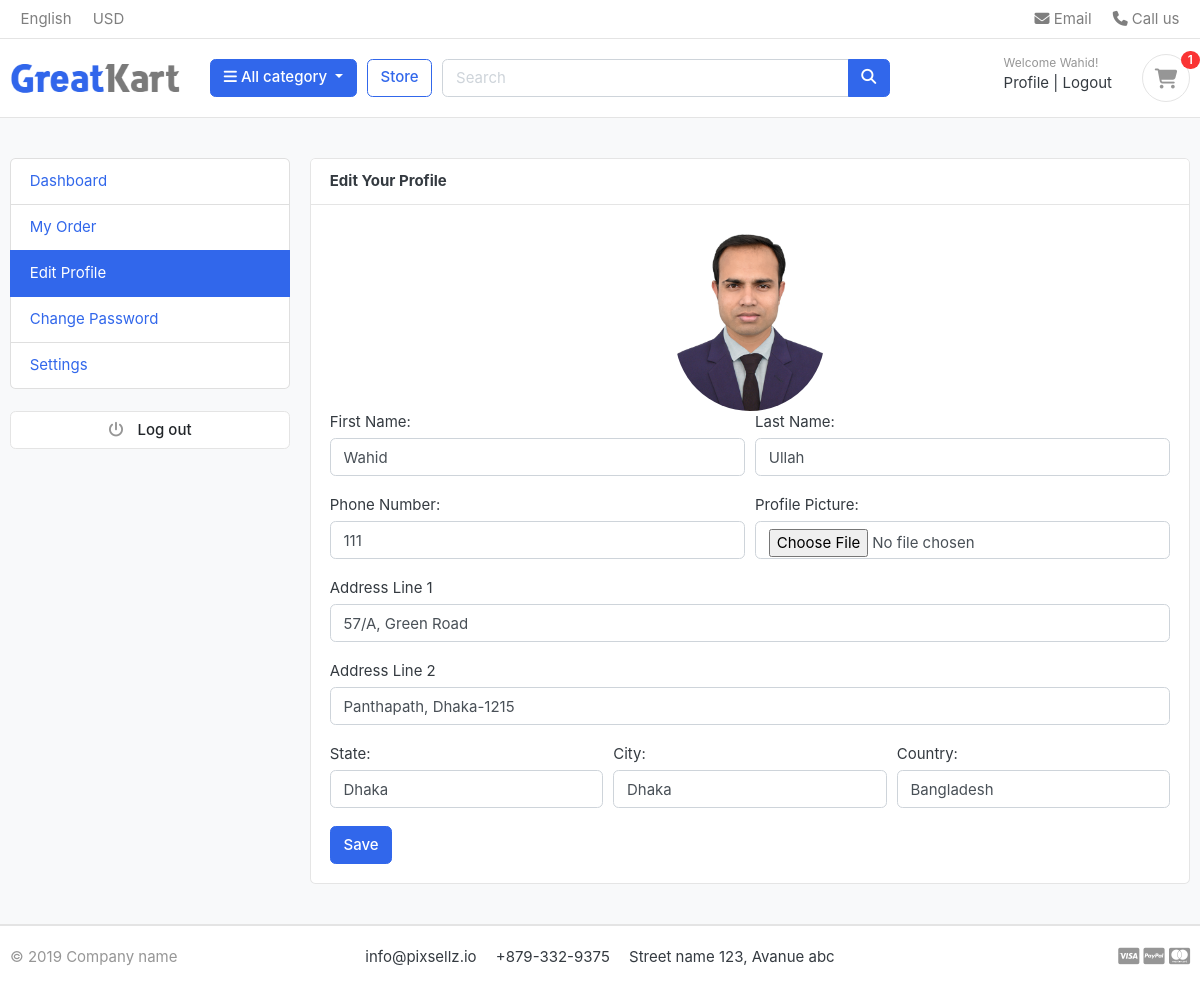
Page /account/edit_profile/ (signed in) on the committed database.
### account/models.py (models this page shows, shortened)
class Account(AbstractBaseUser):
    first_name = models.CharField(max_length=50)
    last_name = models.CharField(max_length=50)
    username = models.CharField(max_length=50, unique=True)
    email = models.EmailField(max_length=100, unique=True)
    phone_number = models.CharField(max_length=50)
    date_joined = models.DateTimeField(auto_now_add=True)
    last_login = models.DateTimeField(auto_now_add=True)
    is_admin = models.BooleanField(default=False)
    is_staff = models.BooleanField(default=False)
    is_active = models.BooleanField(default=False)
    is_superadmin = models.BooleanField(default=False)
    USERNAME_FIELD = 'email'
    REQUIRED_FIELDS = ['username', 'first_name', 'last_name']
    objects = MyAccountManager()

class UserProfile(models.Model):
    user = models.OneToOneField(Account, on_delete=models.CASCADE)
    address_line_1 = models.CharField(max_length=100, blank=True)
    address_line_2 = models.CharField(max_length=100, blank=True)
    profile_image = models.ImageField(upload_to='front/user_image')
    city = models.CharField(max_length=50, blank=True)
    state = models.CharField(max_length=50, blank=True)
    country = models.CharField(max_length=50, blank=True)

### account/views.py (the view)
# urls.py: path('edit_profile/', views.edit_profile, name='edit_profile'),
@login_required
def edit_profile(request):
    user_profile = get_object_or_404(UserProfile, user=request.user)
    if request.method == 'POST':
        user_form = UserForm(request.POST, instance = request.user)
        profile_form = UserProfileForm(request.POST, request.FILES, instance = user_profile)
        if user_form.is_valid() and profile_form.is_valid():
            user_form.save()
            profile_form.save()
            messages.success(request, f"profile updated successfully")
    else:
        user_form = UserForm(instance=request.user)
        profile_form = UserProfileForm(instance = user_profile)
    context = {
        'user_form': user_form,
        'profile_form': profile_form,
        'user_profile': user_profile
    }
    return render(request, 'account/edit_profile.html', context)

### account/forms.py
class UserForm(forms.ModelForm):
    class Meta:
        model = Account
        fields = ('first_name', 'last_name', 'phone_number')
    def __init__(self, *args, **kwargs):
        super(UserForm, self).__init__(*args, **kwargs)
        for field in self.fields:
            self.fields[field].widget.attrs['class'] = 'form-control'

class UserProfileForm(forms.ModelForm):
    profile_image = forms.ImageField(required=False, error_messages = {'invalid': {"Image files only"}}, widget=forms.FileInput)
    class Meta:
        model = UserProfile
        fields = ('address_line_1', 'address_line_2', 'profile_image', 'city', 'state', 'country')
    def __init__(self, *args, **kwargs):
        super(UserProfileForm, self).__init__(*args, **kwargs)
        for field in self.fields:
            self.fields[field].widget.attrs['class'] = 'form-control'

### cart/context_processors.py (called while the page is built)
def counter(request):
    cart_count = 0
    if 'admin' in request.path:
        return {}
    else:
        try:
            cart = Cart.objects.filter(cart_id=_cart_id(request))
            if request.user.is_authenticated:
                cart_items = CartItem.objects.all().filter(user=request.user)
            else:
                cart_items = CartItem.objects.all().filter(cart=cart[:1])
            for cart_item in cart_items:
                cart_count += cart_item.quantity
        except Cart.DoesNotExist:
            cart_count = 0
    return dict(cart_count=cart_count)

### cart/views.py (called while the page is built)
def _cart_id(request):
    cart = request.session.session_key
    if not cart:
        request.session.create()  # it does not return anything. that is why `cart = request.session.create()` will not work
        cart = request.session.session_key
    return cart  # Ultimately return cart

### category/context_processors.py (called while the page is built)
def manu_links(request):
    links = Category.objects.all().filter(is_active=True)
    return dict(links=links)

### category/models.py (called while the page is built)
    def get_url(self):
        return reverse('store:products_by_category', args=[self.slug])

### templates/account/edit_profile.html (shortened to what this page needs)
{% extends 'base.html' %}
{% load static %}
{% block body_block %}
<section class="section-conten padding-y bg">
    <div class="container">
        <div class="row">
            {% include 'partials/dashboard_include.html' %}
            <main class="col-md-9">
                <article class="card">
                    <header class="card-header">
                        <strong class="d-inline-block mr-3">Edit Your Profile</strong>
                    </header>
                    <div class="table-responsive">
                        <div class="card-body">
                            <div class="text-center">
                                <img src="{{user_profile.profile_image.url}}" alt="Profile Picture" width="150" style="border-radius:75px;">
                            </div>
                            <form action="" method="POST" enctype="multipart/form-data">
                                <div class="form-row">
                                    <div class="form-group col-md-6">
                                        <label>First Name:</label>
                                        {{user_form.first_name}}
                                    </div>
                                    <div class="form-group col-md-6">
                                        <label>Last Name:</label>
                                        {{user_form.last_name}}
                                    </div>
                                </div>
                                <div class="form-row">
                                    <div class="form-group col-md-6">
                                        <label>Phone Number:</label>
                                        {{user_form.phone_number}}
                                    </div>
                                    <div class="form-group col-md-6">
                                        <label>Profile Picture:</label>
                                        {{profile_form.profile_image}}
                                    </div>
                                </div>
                                <div class="form-group">
                                    <label>Address Line 1</label>
                                    {{profile_form.address_line_1}}
                                </div>
                                <div class="form-group">
                                    <label>Address Line 2</label>
                                    {{profile_form.address_line_2}}
                                </div>
                                <div class="form-row">
                                    <div class="form-group col-md-4">
                                        <label>State:</label>
                                        {{profile_form.state}}
                                    </div>
                                    <div class="form-group col-md-4">
                                        <label>City:</label>
                                        {{profile_form.city}}
                                    </div>
                                    <div class="form-group col-md-4">
                                        <label>Country:</label>
                                        {{profile_form.country}}
                                    </div>
                                </div>
                                <input type="submit" value="Save" class="btn btn-primary">
                            </form>
                        </div>
                    </div>
                </article>
            </main>
        </div>
    </div>
</section>
{% endblock %}

### templates/partials/header.html (shortened to what this page needs)
{% load static %}
<header class="section-header">
    <nav class="navbar p-md-0 navbar-expand-sm navbar-light border-bottom">
        <div class="container">
            <div class="collapse navbar-collapse" id="navbarTop4">
                <ul class="navbar-nav mr-auto">
                    <li class="nav-item dropdown">
                        <a href="#" class="nav-link"> English </a>
                    </li>
                    <li class="nav-item dropdown">
                        <a href="#" class="nav-link"> USD </a>
                    </li>
                </ul>
                <ul class="navbar-nav">
                    <li><a href="#" class="nav-link"> <i class="fa fa-envelope"></i> Email </a></li>
                    <li><a href="#" class="nav-link"> <i class="fa fa-phone"></i> Call us </a></li>
                </ul>
            </div>
        </div>
    </nav>
    <section class="header-main border-bottom">
        <div class="container">
            <div class="row align-items-center">
                <div class="col-lg-2 col-md-3 col-6">
                    <a href="{% url 'home' %}" class="brand-wrap">
                        <img class="logo" src="{% static 'front/images/logo.png' %}">
                    </a>
                </div>
                <div class="col-lg col-sm col-md col-6 flex-grow-0">
                    <div class="category-wrap dropdown d-inline-block float-right">
                        <button type="button" class="btn btn-primary dropdown-toggle" data-toggle="dropdown">
                            <i class="fa fa-bars"></i> All category
                        </button>
                    </div>
                </div>
                <a href="{% url 'store:store' %}" class="btn btn-outline-primary">Store</a>
                <div class="col-lg  col-md-6 col-sm-12 col">
                    <form action="{% url 'store:product_search' %}" class="search" method="GET">
                        <div class="input-group w-100">
                            <input type="text" name="keyword" class="form-control" style="width:60%;" placeholder="Search">
                            <div class="input-group-append">
                                <button class="btn btn-primary" type="submit">
                                    <i class="fa fa-search"></i>
                                </button>
                            </div>
                        </div>
                    </form>
                </div>
                <div class="col-lg-3 col-sm-6 col-8 order-2 order-lg-3">
                    <div class="d-flex justify-content-end mb-3 mb-lg-0">
                        {% if user.id is None %}
                        <div class="widget-header">
                            <small class="title text-muted">Welcome guest!</small>
                            <div>
                                <a href="{% url 'account:login'%}">Sign in</a> <span class="dark-transp"> | </span>
                                <a href="{% url 'account:register'%}"> Register</a>
                            </div>
                        </div>
                        {% else %}
                        <div class="widget-header">
                            <small class="title text-muted">Welcome {{user.first_name}}!</small>
                            <div>
                                <a href="{% url 'account:dashboard' %}">Profile</a> <span class="dark-transp"> | </span>
                                <a href="{% url 'account:logout'%}"> Logout</a>
                            </div>
                        </div>
                        {% endif %}
                        <a href="{% url 'cart:cart' %}" class="widget-header pl-3 ml-3">
                            <div class="icon icon-sm rounded-circle border"><i class="fa fa-shopping-cart"></i></div>
                            <span class="badge badge-pill badge-danger notify">{{ cart_count }}</span>
                        </a>
                    </div>
                </div>
            </div>
        </div>
    </section>
</header>

### static/front/css/ui.css (style rules this page uses)
html { font-family: "Inter", sans-serif; font-size: 15px; }
.icon-xs, .icon-sm, .icon-md, .icon-lg { display: inline-block; text-align: center; flex-shrink: 0; flex-grow: 0; }
.icon-sm { width: 48px; height: 48px; line-height: 48px !important; font-size: 20px; }
.padding-y { padding-top: 40px; padding-bottom: 40px; }
article:after, .form-group:after { display: block; clear: both; content: ""; }
.bg { background-color: #f8f9fa; }
.header-main { position: relative; padding-top: 1rem; padding-bottom: 1rem; }
.brand-wrap .logo, .navbar-brand .logo { margin-right: 7px; max-height: 42px; display: inline-block; }
.widget-header { display: inline-block; vertical-align: middle; position: relative; }
.widget-header a { color: #343a40; }
.widget-header i { color: #969696; }
.widget-header .title { display: block; }
.widget-header .notify { position: absolute; top: -3px; right: -10px; }
.notify { position: absolute; top: -4px; right: -10px; display: inline-block; padding: 0.25em 0.6em; font-size: 12px; line-height: 1; text-align: center; border-radius: 3rem; color: #fff; background-color: #fa3434; }

### rows in the picture
Account: first_name "Wahid", last_name "Ullah", phone_number "111"
UserProfile: profile_image (picture), address_line_1 "57/A, Green Road", address_line_2 "Panthapath, Dhaka-1215", state "Dhaka", city "Dhaka", country "Bangladesh"

### other values in the picture
{{ cart_count }} "1"
